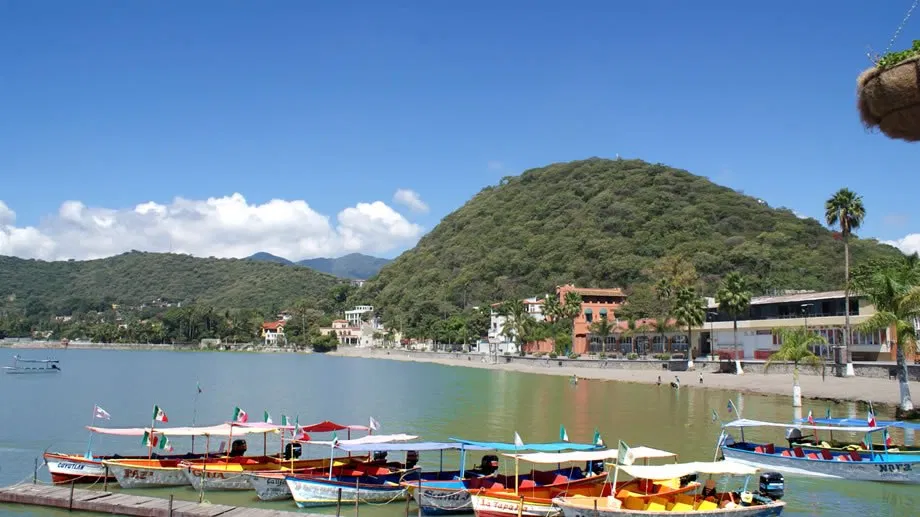
#> input picture tarea/chapala.webp, 920 x 517 px
$ python remove-background.py
#> lines starting #> are read from the running program, lines starting #| are printed output that depends on the picture; after the words box and inside, x2 and y2 are one past the last pixel; in counts of white or black regions, pixels touching at a corner belong together
import cv2 as cv
import numpy as np

#backSub = cv.createBackgroundSubtractorMOG2()
#backSub = cv.createBackgroundSubtractorKNN()

# Parameters
blur = 21
canny_low = 15
canny_high = 150
min_area = 20
max_area = 100
mask_dilate_iter = 10
mask_erode_iter = 10
mask_color = (0.0,0.0,0.0)

capture = cv.VideoCapture(0)

if not capture.isOpened():
    print("No puedo abrir la camara")
    exit(1)

fondo = cv.imread("chapala.webp")
#> fondo is the input picture: shape (517, 920, 3); mean B, G, R 153.6, 134.1, 111.8

ret, frame = capture.read()
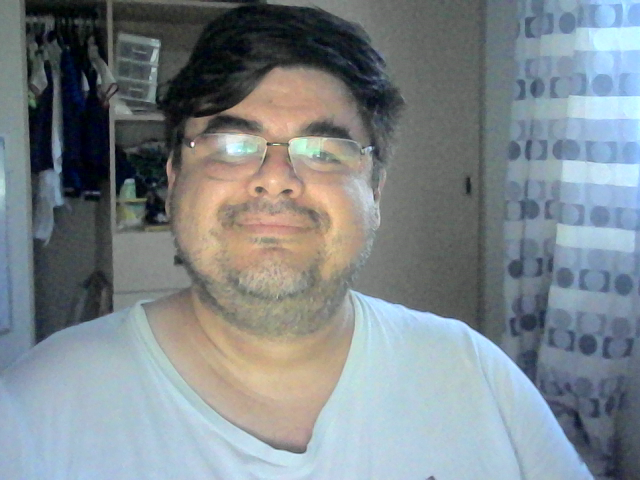
#> input picture tarea/miguel.png, 640 x 480 px, given in place of the camera
#> frame is the input picture: shape (480, 640, 3); mean B, G, R 138.6, 134.2, 125.7

#frame = cv.imread("../imagenes/lenna.jpg")

if frame is None:
    exit()

# Redimencionamos el fondo al tamañano de la imagen capturada
width  = frame.shape[1]
#> width = 640
height = frame.shape[0]
#> height = 480

dsize = (width, height)
#> dsize = (640, 480)

fondo = cv.resize(fondo,dsize)
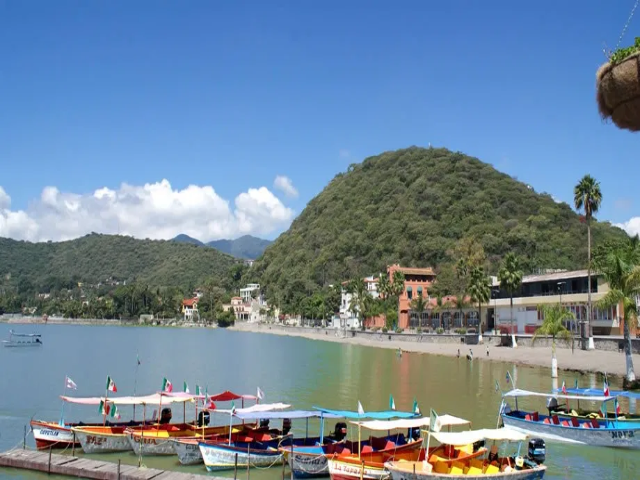
#> fondo: shape (480, 640, 3); mean B, G, R 153.5, 134, 111.7

while ret:
    ret, frame = capture.read()
    #ret = True
    if ret != True:        # Convert image to grayscale
        break

    # Volteamos la imagen para que se vea como espejo
    frame = cv.flip(frame, 1)
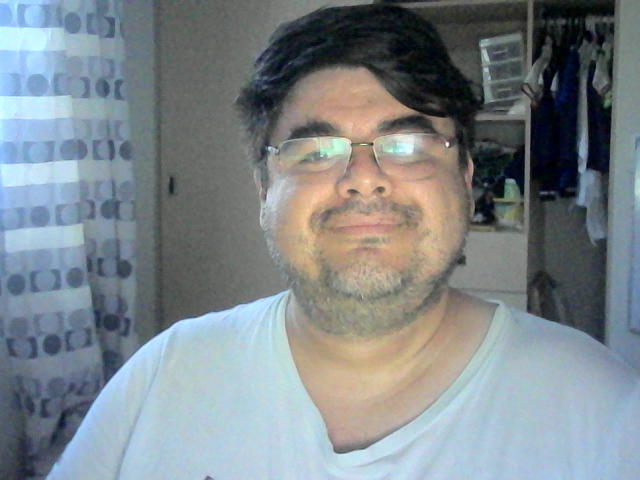
#> frame: shape (480, 640, 3); mean B, G, R 138.6, 134.2, 125.7

    image_gray = cv.cvtColor(frame, cv.COLOR_BGR2GRAY)        # Apply Canny Edge Dection
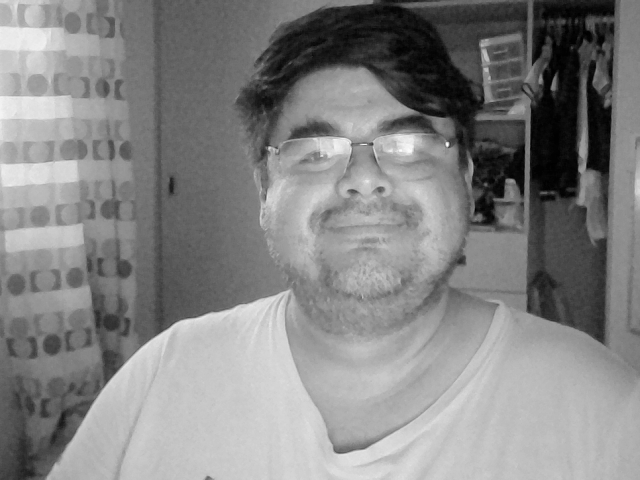
#> image_gray: shape (480, 640); min 0, max 255, mean 132.2
    edges = cv.Canny(image_gray, canny_low, canny_high)
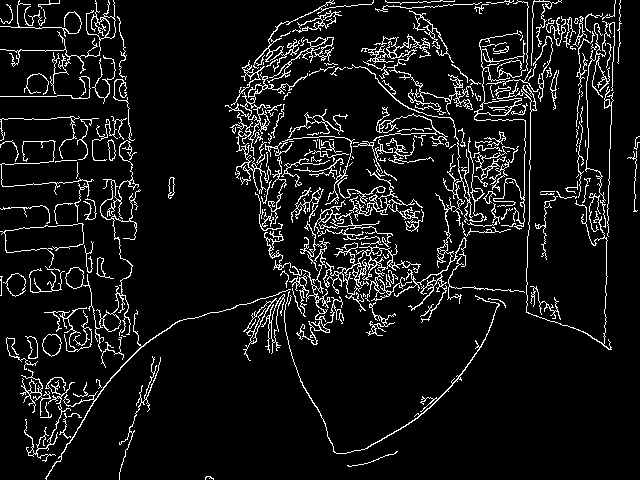
#> edges: shape (480, 640); 8.3% white in thin lines or dots

    edges = cv.dilate(edges, None)
#> edges: shape (480, 640); 25.3% white; 8 white regions, largest, box (x1, y1, x2, y2) and area: (0, 0, 623, 480) 75682, (118, 355, 162, 480) 898, (626, 135, 640, 213) 347
    edges = cv.erode(edges, None)
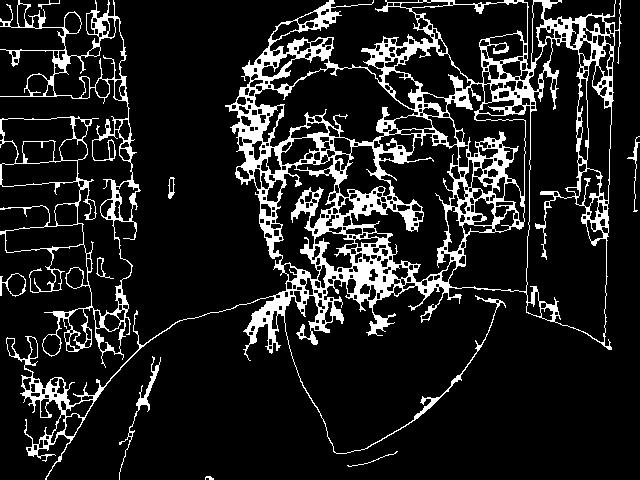
#> edges: shape (480, 640); 13.1% white; 10 white regions, largest, box (x1, y1, x2, y2) and area: (6, 0, 622, 480) 32823, (0, 0, 141, 368) 6340, (119, 356, 161, 480) 407

    # Get the area of the image as a comparison
    image_area = frame.shape[0] * frame.shape[1]
#> image_area = 307200

    # calculate max and min areas in terms of pixels
    max_area = max_area * image_area
#> max_area = 30720000
    min_area = min_area * image_area
#> min_area = 6144000

    # Set up mask with a matrix of 0's
    mask = np.zeros(edges.shape, dtype = np.uint8)

    contour_info = [(c, cv.contourArea(c),) for c in cv.findContours(edges, cv.RETR_LIST, cv.CHAIN_APPROX_NONE)[0]]
#> contour_info = 562 items

    # Go through and find relevant contours and apply to mask
    for contour in contour_info:  # Instead of worrying about all the smaller contours, if the area is smaller than the min, the loop will break
        #if contour[1] > min_area and contour[1] < max_area:
            # Add contour to mask
        mask = cv.fillConvexPoly(mask, contour[0], (255,0,0))
        print(contour[1])
#> this loop made 562 passes
#| 12.5
#| 6.0
#| 14.0
#| 22.0
#| 25.5
#| 38.5
#| 14.0
#| 14.0
#> (further printed lines are left out)
#> mask: shape (480, 640); 54.1% white; 79 black regions (63 under 20 px), largest, box (x1, y1, x2, y2) and area: (0, 0, 640, 480) 128175, (270, 0, 483, 82) 6153, (0, 0, 99, 96) 4926

    # use dilate, erode, and blur to smooth out the mask
    mask = cv.dilate(mask, None, iterations=mask_dilate_iter)
#> mask: shape (480, 640); 76.3% white; 18 black regions (4 under 20 px), largest, box (x1, y1, x2, y2) and area: (131, 169, 640, 480) 30848, (125, 0, 304, 324) 29428, (307, 359, 454, 440) 6619
    mask = cv.erode(mask, None, iterations=mask_erode_iter)
#> mask: shape (480, 640); 63% white; 17 black regions, largest, box (x1, y1, x2, y2) and area: (121, 159, 640, 480) 40508, (115, 0, 314, 334) 40478, (297, 349, 464, 450) 11579
    mask = cv.GaussianBlur(mask, (blur, blur), 0)
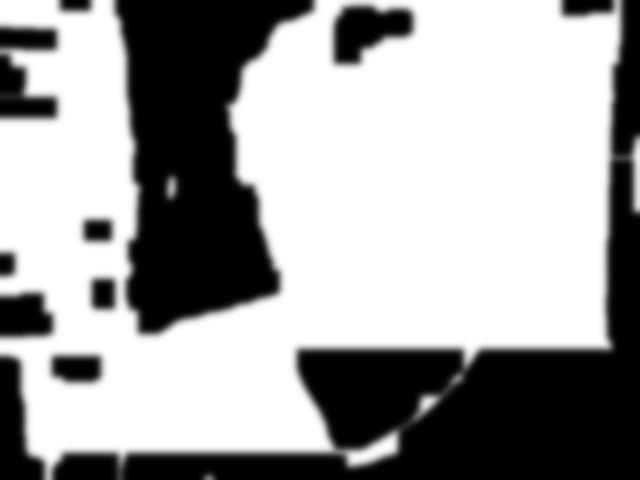
#> mask: shape (480, 640); min 0, max 255, mean 160.6

    cv.imshow('Original', frame)
    cv.imshow('Procesada', edges)
    cv.imshow('Mascara', mask)

    keyboard = cv.waitKey(30)
#> (key Esc is pressed here)
    if keyboard == 'q' or keyboard == 27:
        break

# Release the VideoCapture object
# Shut down
cv.destroyAllWindows()
capture.release()
